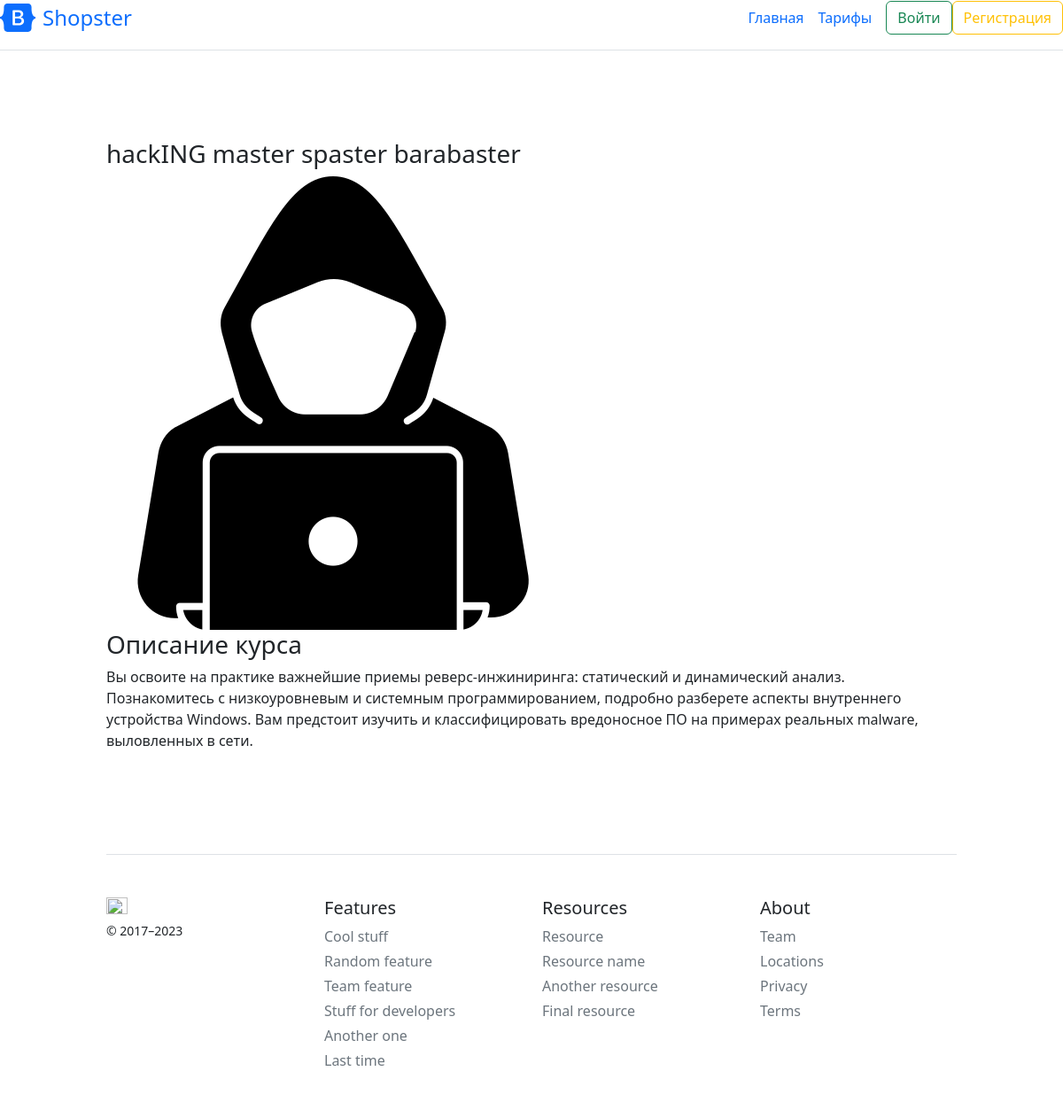
The page /course/hacking on the database its author committed.
### courses/models.py (models this page shows, shortened)
class Course(models.Model):
    slug = models.SlugField(
        default='default-slug')  # полное название url к определенному курсу- поле отвечает только за url
    title = models.CharField(max_length=120)
    description = models.TextField()  # без ограничения на длину текса для описания курса
    img = models.ImageField(default='default.png', upload_to='course_images')
    free = models.BooleanField(default=True) #платность курса выставляет галочку
    def __str__(self):  # при выводе обекта этого класа будет выведелено его title
        return self.title

### courses/views.py (the view)
# urls.py: path('course/<slug>', views.CourseDetailPage.as_view(), name='course-detail'),
class CourseDetailPage(DetailView):
    model = Course  # какая таблица используеться
    template_name = 'courses/course-detail.html'  # какой шаблон используеться
    def get_context_data(self, *, object_list=None, **kwargs):  # для передачи данных в сам шаблон
        ctx = super(CourseDetailPage, self).get_context_data(**kwargs)  # обращеие к ListView
        ctx['title'] = Course.objects.filter(
            slug=self.kwargs[
                'slug']).first()  # перебрать все обьекты в этой модели с фильтром значения slug как и в url адресе. first - один обьект выбираем
        ctx['lessons'] = Lesson.objects.filter(course=ctx[
            'title']).order_by(
            'number')  # название курса соответствует полю курс- вибрать все уроки курса название которого соответствуют странице на который мы сейчсас
        return ctx

### courses/templates/courses/course-detail.html (shortened to what this page needs)
{% extends 'courses/main-layout.html' %}
{% load crispy_forms_tags %}
{% block main_section %}
<div class="main-block">
    <div class="one-course">
        <h3>{{ object.title }}</h3>
        {% if object.img %}
        <img src="{{ object.img.url }}" alt="{{ object.title }}">
        {% else %}
        <img src="/pictures/default.png" alt="{{ object.title }}">
        {% endif %}
    </div>
    <div class="aside-course">
        <h3>Описание курса</h3>
        <p>{{ object.description }}</p>
    </div>
</div>
{% endblock %}

### courses/static/courses/main.css (style rules this page uses)
body { background: #fafafa; }
.courses, .main-block { display: flex; justify-content: space-between; flex-wrap: wrap; align-items: center; width: 80%; margin: 100px 10%; }
.main-block { justify-content: flex-start; align-items: flex-start; }
.one-course { margin-right: 100px; }

### rows shown on the page
Course: title "hackING master spaster barabaster", img (picture), description "Вы освоите на практике важнейшие приемы реверс-инжиниринга: статический и динамический анализ. Познакомитесь с низкоуровневым и системным программированием, подробно разберете аспекты внутреннего устройства Windows. Вам предстоит изучить и классифицировать вредоносное ПО на примерах реальных malware, выловленных в сети."
